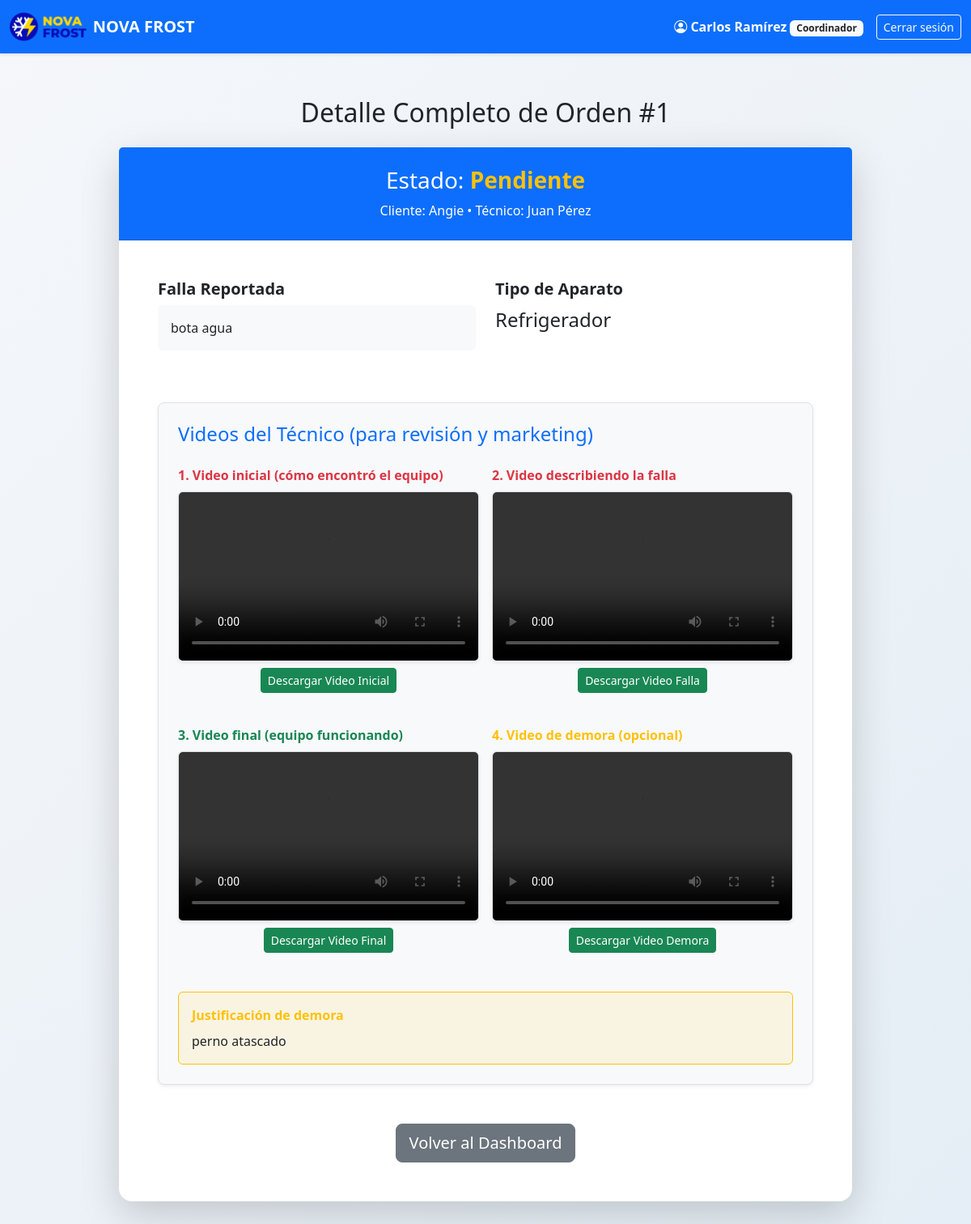
The app's page /ver_orden/1 (signed in) with its own data.
### models.py (models this page shows, shortened)
class User(db.Model, UserMixin):
    id = db.Column(db.Integer, primary_key=True)
    email = db.Column(db.String(120), unique=True, nullable=False, index=True)
    password_hash = db.Column(db.String(255), nullable=False)
    role = db.Column(db.String(20), nullable=False, default='tecnico')
    nombre = db.Column(db.String(100), nullable=False, default='')
    apellido = db.Column(db.String(100), nullable=False, default='')
    activo = db.Column(db.Boolean, default=True)
    push_token = db.Column(db.String(500), nullable=True)
    fecha_registro = db.Column(db.DateTime, default=datetime.utcnow)
    ordenes_tecnico = db.relationship('Orden', backref='tecnico', lazy=True)
    anticipos = db.relationship('Anticipo', backref='tecnico_rel', lazy=True)
    salarios = db.relationship('Salario', backref='tecnico', lazy=True)
    def nombre_completo(self):
        if self.nombre and self.apellido:
            return f"{self.nombre} {self.apellido}"
        return self.email.split('@')[0].title()
    numero_whatsapp = db.Column(db.String(20), nullable=True)  # ej: '960632630'

class Orden(db.Model):
    id = db.Column(db.Integer, primary_key=True)
    cliente_id = db.Column(db.Integer, db.ForeignKey('cliente.id'), nullable=False)
    tecnico_id = db.Column(db.Integer, db.ForeignKey('user.id'), nullable=True)
    fecha = db.Column(db.DateTime, nullable=False)
    estado = db.Column(db.String(20), nullable=False)
    tipo_aparato = db.Column(db.String(50), nullable=False, default='Refrigerador')
    falla = db.Column(db.String(200), nullable=True)
    falla_encontrada = db.Column(db.Text, nullable=True)  # Diagnóstico del técnico
    resolucion = db.Column(db.String(200), nullable=True)
    valor = db.Column(db.Float, nullable=True)
    igv = db.Column(db.Float, nullable=True)
    total = db.Column(db.Float, nullable=True)
    video_inicial = db.Column(db.String(255), nullable=True)
    video_falla = db.Column(db.String(255), nullable=True)
    video_final = db.Column(db.String(255), nullable=True)
    video_demora = db.Column(db.String(255), nullable=True)
    justificacion_demora = db.Column(db.Text, nullable=True)
    fecha_hora_atencion = db.Column(db.DateTime, nullable=True)  # Fecha y hora programada
    medio_pago = db.Column(db.String(50), nullable=True)  # yape, plin, efectivo, otro
    tipo_comprobante = db.Column(db.String(50), nullable=True)  # boleta, factura, otro
    cliente = db.relationship('Cliente', backref='ordenes', lazy=True)
    pasajes = db.relationship('Pasaje', backref='orden', lazy=True)

class Cliente(db.Model):
    id = db.Column(db.Integer, primary_key=True)
    nombre = db.Column(db.String(100), nullable=False, unique=True)
    telefono = db.Column(db.String(20), nullable=True)
    direccion = db.Column(db.String(200), nullable=True)
    distrito = db.Column(db.String(100), nullable=True)
    medio_contacto = db.Column(db.String(100), nullable=False)
    fecha_creacion = db.Column(db.DateTime, default=datetime.utcnow)

### app.py (the view)
@app.route('/ver_orden/<int:orden_id>')
@login_required
def ver_orden(orden_id):
    orden = Orden.query.get_or_404(orden_id)
    if current_user.role not in ['coordinador', 'tecnico'] or \
       (current_user.role == 'tecnico' and orden.tecnico_id != current_user.id):
        flash('Acceso restringido', 'danger')
        return redirect(url_for('dashboard'))
    return render_template('ver_orden.html', orden=orden)

### app.py (called while the page is built)
@login_manager.user_loader
def load_user(user_id):
    return db.session.get(User, int(user_id))

### templates/ver_orden.html (shortened to what this page needs)
{% extends "base.html" %}
{% block content %}
<div class="container py-5">
    <h2 class="text-center mb-4">Detalle Completo de Orden #{{ orden.id }}</h2>
    <div class="row justify-content-center">
        <div class="col-lg-10">
            <div class="card border-0 shadow-lg rounded-4">
                <div class="card-header bg-primary text-white text-center py-4">
                    <h3>Estado: <strong class="text-warning">{{ orden.estado|title }}</strong></h3>
                    <p class="mb-0">Cliente: {{ orden.cliente.nombre }} • Técnico: {{ orden.tecnico.nombre_completo() if orden.tecnico else 'Sin asignar' }}</p>
                </div>
                <div class="card-body p-5">
                    <div class="row g-4">
                        <div class="col-md-6">
                            <h5><strong>Falla Reportada</strong></h5>
                            <p class="bg-light p-3 rounded">{{ orden.falla }}</p>
                        </div>
                        <div class="col-md-6">
                            <h5><strong>Tipo de Aparato</strong></h5>
                            <p class="fs-4">{{ orden.tipo_aparato }}</p>
                        </div>
                    </div>
                    <div class="mt-5 p-4 border rounded-3 bg-light shadow-sm">
                        <h4 class="text-primary mb-4">
                            Videos del Técnico (para revisión y marketing)
                        </h4>
                        <div class="row g-3">
                            <div class="col-md-6 mb-4">
                                <label class="form-label fw-bold text-danger">1. Video inicial (cómo encontró el equipo)</label>
                                {% if orden.video_inicial %}
                                    <div class="ratio ratio-16x9 mb-2 border rounded overflow-hidden shadow-sm">
                                        <video controls class="w-100">
<source src="{{ orden.video_inicial }}" type="video/mp4">
                                        </video>
                                    </div>
                                    <div class="text-center">
                                        <a href="{{ orden.video_inicial }}" download class="btn btn-success btn-sm">
                                            Descargar Video Inicial
                                        </a>
                                    </div>
                                {% else %}
                                    <p class="text-muted">No subido aún</p>
                                {% endif %}
                            </div>
                            <div class="col-md-6 mb-4">
                                <label class="form-label fw-bold text-danger">2. Video describiendo la falla</label>
                                {% if orden.video_falla %}
                                    <div class="ratio ratio-16x9 mb-2 border rounded overflow-hidden shadow-sm">
                                        <video controls class="w-100">
                                            <source src="{{ orden.video_falla }}" type="video/mp4">
                                        </video>
                                    </div>
                                    <div class="text-center">
                                        <a href="{{ orden.video_falla }}" download class="btn btn-success btn-sm">
                                            Descargar Video Falla
                                        </a>
                                    </div>
                                {% else %}
                                    <p class="text-muted">No subido aún</p>
                                {% endif %}
                            </div>
                            <div class="col-md-6 mb-4">
                                <label class="form-label fw-bold text-success">3. Video final (equipo funcionando)</label>
                                {% if orden.video_final %}
                                    <div class="ratio ratio-16x9 mb-2 border rounded overflow-hidden shadow-sm">
                                        <video controls class="w-100">
                                            <source src="{{ orden.video_final }}" type="video/mp4">
                                        </video>
                                    </div>
                                    <div class="text-center">
                                        <a href="{{ orden.video_final }}" download class="btn btn-success btn-sm">
                                            Descargar Video Final
                                        </a>
                                    </div>
                                {% else %}
                                    <p class="text-muted">No subido aún</p>
                                {% endif %}
                            </div>
                            <div class="col-md-6 mb-4">
                                <label class="form-label fw-bold text-warning">4. Video de demora (opcional)</label>
                                {% if orden.video_demora %}
                                    <div class="ratio ratio-16x9 mb-2 border rounded overflow-hidden shadow-sm">
                                        <video controls class="w-100">
                                            <source src="{{ orden.video_demora }}" type="video/mp4">
                                        </video>
                                    </div>
                                    <div class="text-center">
                                        <a href="{{ orden.video_demora }}" download class="btn btn-success btn-sm">
                                            Descargar Video Demora
                                        </a>
                                    </div>
                                {% else %}
                                    <p class="text-muted">No subido</p>
                                {% endif %}
                            </div>
                        </div>
                        {% if orden.justificacion_demora %}
                            <div class="mt-4 p-3 bg-warning bg-opacity-10 border border-warning rounded">
                                <label class="form-label fw-bold text-warning">Justificación de demora</label>
                                <p class="mb-0">{{ orden.justificacion_demora }}</p>
                            </div>
                        {% endif %}
                    </div>
                    <div class="text-center mt-5">
                        <a href="{{ url_for('dashboard') }}" class="btn btn-secondary btn-lg">Volver al Dashboard</a>
                    </div>
                </div>
            </div>
        </div>
    </div>
</div>
{% endblock %}

### templates/base.html (shortened to what this page needs)
<!DOCTYPE html>
<html lang="es">
<head>
    <link href="https://cdn.jsdelivr.net/npm/bootstrap@5.3.3/dist/css/bootstrap.min.css" rel="stylesheet"
>
    <link rel="stylesheet" href="https://cdn.jsdelivr.net/npm/bootstrap-icons@1.11.3/font/bootstrap-icons.min.css">
</head>
<body>
    <nav class="navbar navbar-expand-lg navbar-dark bg-primary shadow-sm fixed-top">
        <div class="container-fluid">
            <a class="navbar-brand d-flex align-items-center gap-2" href="{{ url_for('dashboard') }}">
                <img src="/static/logo.png" alt="Logo">
                <strong>NOVA FROST</strong>
            </a>
            <div class="collapse navbar-collapse" id="#navbarNav">
                <ul class="navbar-nav ms-auto align-items-center">
                    {% if current_user.is_authenticated %}
                        <li class="nav-item me-3">
                            <span class="navbar-text user-name">
                                <i class="bi bi-person-circle"></i>
                                {{ current_user.nombre_completo() }}
                                <small class="badge bg-light text-dark">{{ current_user.role|title }}</small>
                            </span>
                        </li>
                        <li class="nav-item">
                            <a href="{{ url_for('logout') }}" class="btn btn-outline-light btn-sm">
                                Cerrar sesión
                            </a>
                        </li>
                    {% endif %}
                </ul>
            </div>
        </div>
    </nav>
    <main class="container pt-5 mt-4">
        {% block content %}{% endblock %}
    </main>
</body>
</html>

### templates/base.html (style rules this page uses)
body { background: linear-gradient(135deg, #f5f7fa 0%, #e4edf5 100%); min-height: 100vh; margin: 0; padding-bottom: 60px; }
.navbar-brand img { height: 40px; }
.user-name { font-weight: 600; color: #fff; }

### records on screen
User: nombre_completo "Carlos Ramírez", role "Coordinador"
Orden: id "1", estado "Pendiente", falla "bota agua", tipo_aparato "Refrigerador", justificacion_demora "perno atascado"
Cliente: cliente.nombre "Angie"
User: tecnico "Juan Pérez"
